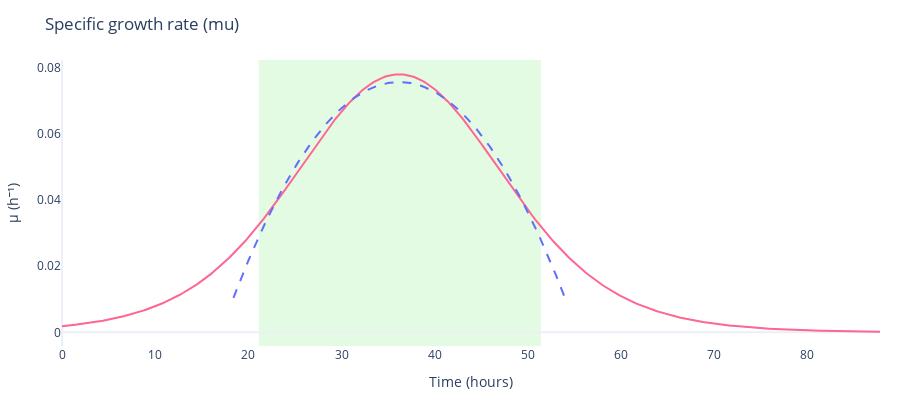
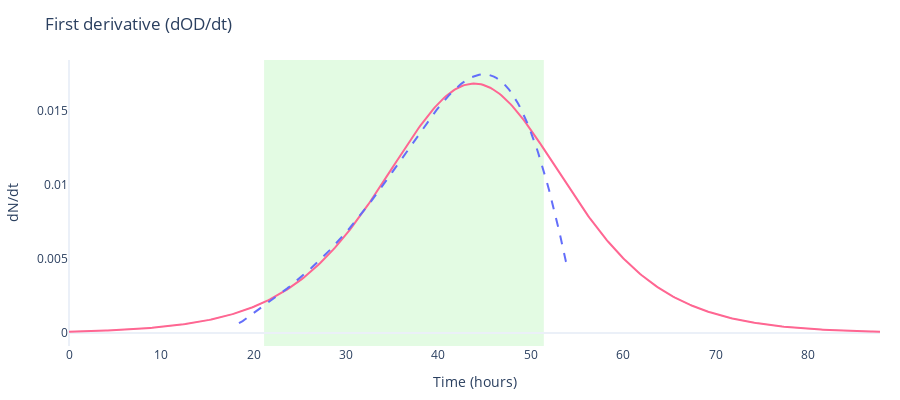

Notebook cell for these charts, in order:
### Markdown cell above
## Derivative Visualizations

Visualize growth curves and their derivatives:
- **Specific growth rate (μ)**: d(ln N)/dt - the per capita growth rate
- **First derivative (dOD/dt)**: The rate of change of OD

### Code cell
# Use spline fit for derivative plots
stats_for_derivative = phenom_stats["spline"]
phase_bounds = (
    stats_for_derivative["exp_phase_start"],
    stats_for_derivative["exp_phase_end"],
)

# Plot specific growth rate (mu)
fig_mu = gc.plot.plot_derivative_metric(
    time,
    data,
    metric="mu",
    fit_result=fit_spline,
    phase_boundaries=phase_bounds,
    title="Specific growth rate (mu)",
)

# Plot first derivative (dOD/dt)
fig_doddt = gc.plot.plot_derivative_metric(
    time,
    data,
    metric="dndt",
    fit_result=fit_spline,
    phase_boundaries=phase_bounds,
    title="First derivative (dOD/dt)",
)

fig_mu.show()
fig_doddt.show()

### Figure 1 — Plotly figure (JSON) as saved in the notebook; plotly's stock layout.template omitted (floating-point values rounded to 4 significant figures; data arrays with more than 128 entries replaced by an {"elided": "..."} marker saying what was removed)
{"data": [{"hovertemplate": "Time=%{x:.2f}<br>μ (raw)=%{y:.4f}<extra></extra>", "line": {"color": "lightgrey", "width": 1}, "mode": "lines", "name": "Raw", "showlegend": false, "type": "scatter", "x": {"elided": "440 float values"}, "y": {"elided": "440 float values"}}, {"hovertemplate": ["Time=%{x:.2f}<br>μ (smoothed)=%{y:.4f}<extra></extra>"], "line": {"color": "#FF6692", "width": 2}, "mode": "lines", "name": "Smoothed", "showlegend": false, "type": "scatter", "x": {"elided": "440 float values"}, "y": {"elided": "440 float values"}}, {"hovertemplate": "Time=%{x:.2f}<br>μ (fitted)=%{y:.4f}<extra></extra>", "line": {"color": "#636EFA", "dash": "dash", "width": 2}, "mode": "lines", "name": "Fitted", "showlegend": false, "type": "scatter", "x": {"elided": "179 float values"}, "y": {"elided": "179 float values"}}], "layout": {"height": 400, "margin": {"b": 40, "l": 40, "r": 20, "t": 60}, "paper_bgcolor": "white", "plot_bgcolor": "white", "shapes": [{"fillcolor": "lightgreen", "layer": "below", "line": {"width": 0}, "opacity": 0.25, "type": "rect", "x0": 21.12, "x1": 51.4, "xref": "x", "y0": 0, "y1": 1, "yref": "y domain"}], "showlegend": false, "title": {"text": "Specific growth rate (mu)"}, "xaxis": {"range": [0, 87.8], "showgrid": false, "title": {"text": "Time (hours)"}}, "yaxis": {"showgrid": false, "title": {"text": "μ (h⁻¹)"}}}}

### Figure 2 — Plotly figure (JSON) as saved in the notebook; plotly's stock layout.template omitted (floating-point values rounded to 4 significant figures; data arrays with more than 128 entries replaced by an {"elided": "..."} marker saying what was removed)
{"data": [{"hovertemplate": "Time=%{x:.2f}<br>dN/dt (raw)=%{y:.4f}<extra></extra>", "line": {"color": "lightgrey", "width": 1}, "mode": "lines", "name": "Raw", "showlegend": false, "type": "scatter", "x": {"elided": "440 float values"}, "y": {"elided": "440 float values"}}, {"hovertemplate": ["Time=%{x:.2f}<br>dN/dt (smoothed)=%{y:.4f}<extra></extra>"], "line": {"color": "#FF6692", "width": 2}, "mode": "lines", "name": "Smoothed", "showlegend": false, "type": "scatter", "x": {"elided": "440 float values"}, "y": {"elided": "440 float values"}}, {"hovertemplate": "Time=%{x:.2f}<br>dN/dt (fitted)=%{y:.4f}<extra></extra>", "line": {"color": "#636EFA", "dash": "dash", "width": 2}, "mode": "lines", "name": "Fitted", "showlegend": false, "type": "scatter", "x": {"elided": "179 float values"}, "y": {"elided": "179 float values"}}], "layout": {"height": 400, "margin": {"b": 40, "l": 40, "r": 20, "t": 60}, "paper_bgcolor": "white", "plot_bgcolor": "white", "shapes": [{"fillcolor": "lightgreen", "layer": "below", "line": {"width": 0}, "opacity": 0.25, "type": "rect", "x0": 21.12, "x1": 51.4, "xref": "x", "y0": 0, "y1": 1, "yref": "y domain"}], "showlegend": false, "title": {"text": "First derivative (dOD/dt)"}, "xaxis": {"range": [0, 87.8], "showgrid": false, "title": {"text": "Time (hours)"}}, "yaxis": {"showgrid": false, "title": {"text": "dN/dt"}}}}
